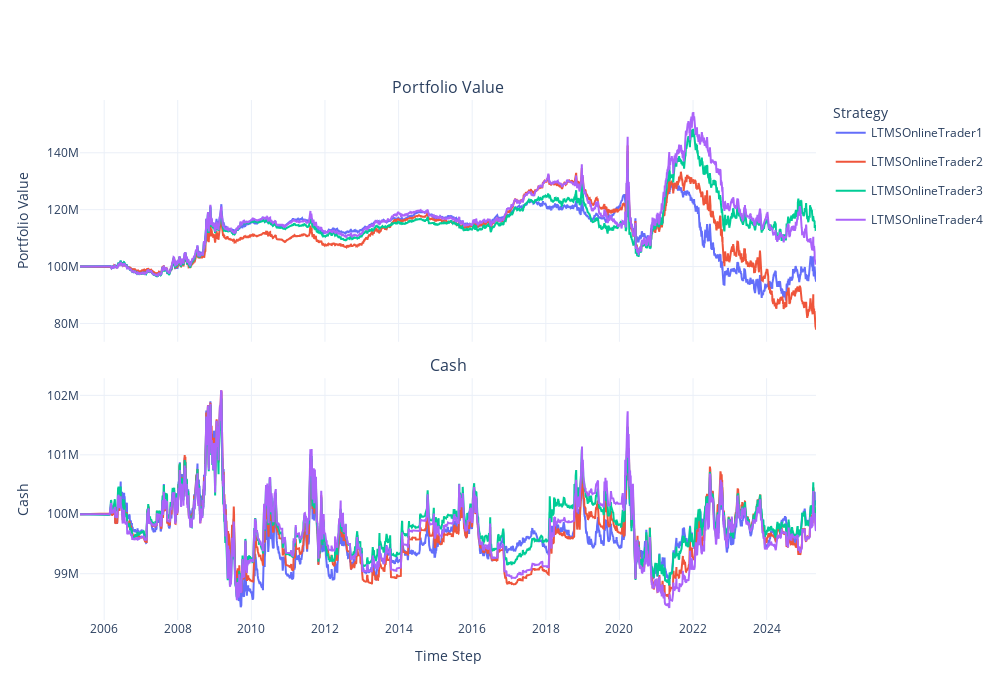

Here is the notebook cell this chart was saved with:
### Code cell
# Strategy instances
strategies = {
    "LTMSOnlineTrader1": LTMSOnlineTrader1,
    "LTMSOnlineTrader2": LTMSOnlineTrader2,
    "LTMSOnlineTrader3": LTMSOnlineTrader3,
    "LTMSOnlineTrader4": LTMSOnlineTrader4,

}

global_perf(strategies, "LTSM")

peformance_metrics(strategies, verbose=True)

### Figure 1 — Plotly figure (JSON) as saved in the notebook; plotly's stock layout.template omitted (floating-point values rounded to 4 significant figures; data arrays with more than 128 entries replaced by an {"elided": "..."} marker saying what was removed)
{"data": [{"legendgroup": "LTMSOnlineTrader1", "line": {"color": "#636EFA"}, "mode": "lines", "name": "LTMSOnlineTrader1", "showlegend": true, "type": "scatter", "x": {"elided": "5031 str values"}, "xaxis": "x", "y": {"elided": "5031 float values"}, "yaxis": "y"}, {"legendgroup": "LTMSOnlineTrader1", "line": {"color": "#636EFA"}, "mode": "lines", "name": "LTMSOnlineTrader1", "showlegend": false, "type": "scatter", "x": {"elided": "5031 str values"}, "xaxis": "x2", "y": {"elided": "5031 int values"}, "yaxis": "y2"}, {"legendgroup": "LTMSOnlineTrader2", "line": {"color": "#EF553B"}, "mode": "lines", "name": "LTMSOnlineTrader2", "showlegend": true, "type": "scatter", "x": {"elided": "5031 str values"}, "xaxis": "x", "y": {"elided": "5031 float values"}, "yaxis": "y"}, {"legendgroup": "LTMSOnlineTrader2", "line": {"color": "#EF553B"}, "mode": "lines", "name": "LTMSOnlineTrader2", "showlegend": false, "type": "scatter", "x": {"elided": "5031 str values"}, "xaxis": "x2", "y": {"elided": "5031 int values"}, "yaxis": "y2"}, {"legendgroup": "LTMSOnlineTrader3", "line": {"color": "#00CC96"}, "mode": "lines", "name": "LTMSOnlineTrader3", "showlegend": true, "type": "scatter", "x": {"elided": "5031 str values"}, "xaxis": "x", "y": {"elided": "5031 float values"}, "yaxis": "y"}, {"legendgroup": "LTMSOnlineTrader3", "line": {"color": "#00CC96"}, "mode": "lines", "name": "LTMSOnlineTrader3", "showlegend": false, "type": "scatter", "x": {"elided": "5031 str values"}, "xaxis": "x2", "y": {"elided": "5031 int values"}, "yaxis": "y2"}, {"legendgroup": "LTMSOnlineTrader4", "line": {"color": "#AB63FA"}, "mode": "lines", "name": "LTMSOnlineTrader4", "showlegend": true, "type": "scatter", "x": {"elided": "5031 str values"}, "xaxis": "x", "y": {"elided": "5031 float values"}, "yaxis": "y"}, {"legendgroup": "LTMSOnlineTrader4", "line": {"color": "#AB63FA"}, "mode": "lines", "name": "LTMSOnlineTrader4", "showlegend": false, "type": "scatter", "x": {"elided": "5031 str values"}, "xaxis": "x2", "y": {"elided": "5031 int values"}, "yaxis": "y2"}], "layout": {"annotations": [{"font": {"size": 16}, "showarrow": false, "text": "Portfolio Value", "x": 0.5, "xanchor": "center", "xref": "paper", "y": 1.0, "yanchor": "bottom", "yref": "paper"}, {"font": {"size": 16}, "showarrow": false, "text": "Cash", "x": 0.5, "xanchor": "center", "xref": "paper", "y": 0.465, "yanchor": "bottom", "yref": "paper"}], "height": 700, "legend": {"title": {"text": "Strategy"}}, "width": 1000, "xaxis": {"anchor": "y", "domain": [0, 1], "matches": "x2", "showticklabels": false}, "xaxis2": {"anchor": "y2", "domain": [0, 1], "title": {"text": "Time Step"}}, "yaxis": {"anchor": "x", "domain": [0.535, 1.0], "title": {"text": "Portfolio Value"}}, "yaxis2": {"anchor": "x2", "domain": [0, 0.465], "title": {"text": "Cash"}}}}
